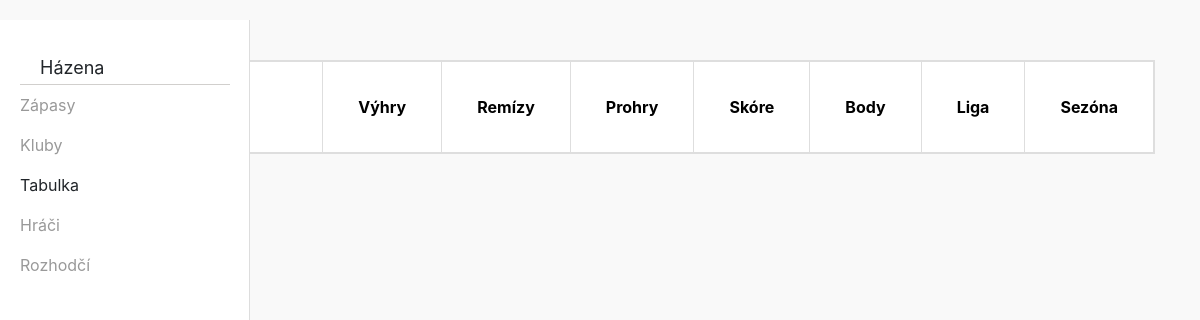
The app's page /tabulka/, older data.
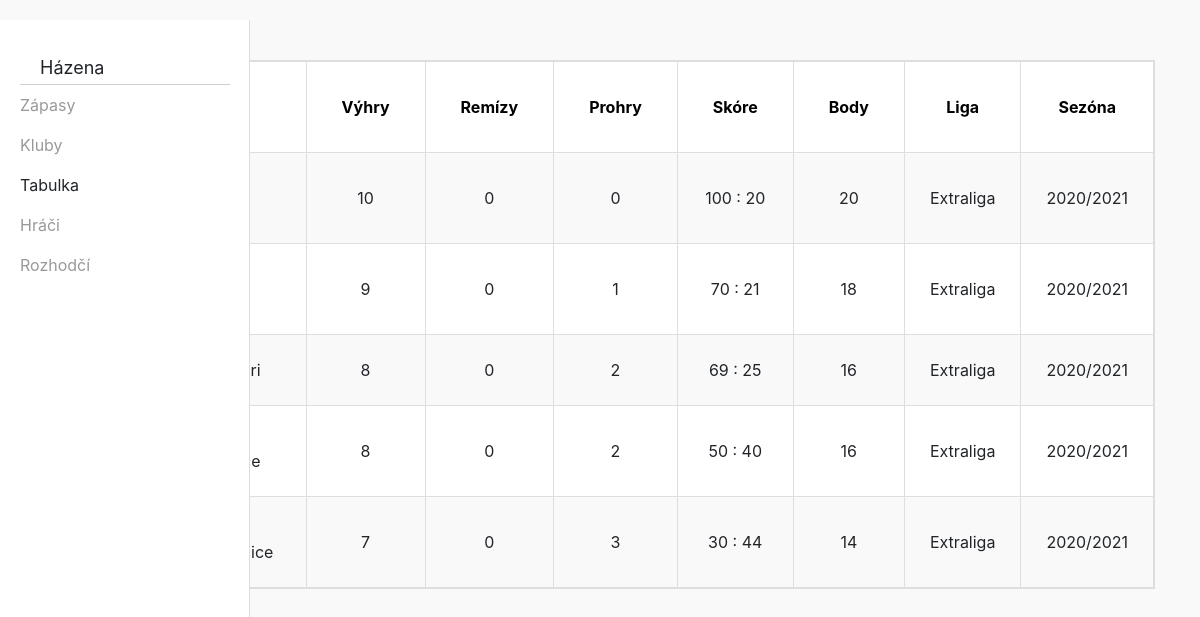
The same page, newer data.
### HazenaIS/models.py (models this page shows, shortened)
class Vysledky(models.Model):
    body = models.IntegerField()
    vyhry = models.IntegerField()
    remizy = models.IntegerField()
    prohry = models.IntegerField()
    vstrelene_branky = models.IntegerField()
    utrzene_branky = models.IntegerField()
    sezona = models.ForeignKey('Sezona', on_delete=models.RESTRICT)
    klub = models.ForeignKey('Klub', on_delete=models.RESTRICT)

class Sezona(models.Model):
    nazev_sezony = models.CharField(max_length=25)
    nazev_ligy = models.CharField(max_length=50)

### HazenaIS/views.py (the view)
# urls.py: path('tabulka/',HazenaIS.views.tabulka, name='tabulka'),
def tabulka(request):
    t = Vysledky.objects.all()
    return render(request, 'tabulka.html', {'tabulka':t})

### HazenaIS/models.py (called while the page is built)
    def __str__(self):
        return self.nazev_klubu

### templates/tabulka.html (shortened to what this page needs)
{% load static %}
<html lang="en">
    <head>
        <link href="//maxcdn.bootstrapcdn.com/bootstrap/4.0.0/css/bootstrap.min.css" rel="stylesheet" id="bootstrap-css">
        <link rel="stylesheet" type="text/css" href="{% static 'css/tabulka.css' %}"/>
        <link rel="stylesheet" type="text/css" href="{% static 'css/menu.css' %}"/>
    </head>
    <body>
        <div id="sidebar-wrapper">
            <ul class="sidebar-nav">
                <li class="sidebar-brand">
                        Házena
                </li>
                <li>
                    <a href="{% url 'zapasy' %}">Zápasy</a>
                </li>
                <li>
                    <a href="{% url 'kluby' %}">Kluby</a>
                </li>
                <li>
                    Tabulka
                </li>
                <li>
                    <a href="{% url 'hraci' %}">Hráči</a>
                </li>
                <li>
                    <a href="{% url 'rozhodci' %}">Rozhodčí</a>
                </li>
            </ul>
        </div>
        <div id="page-content-wrapper">
      <section class="content-info">
        <div class="container paddings-mini">
            <div class="row">
                <div class="col-lg-12">
                    <table class="table-striped table-responsive table-hover result-point">
                        <thead class="point-table-head">
                            <tr>
                                <th class="text-center">Pořadí</th>
                                <th class="text-left">Klub</th>
                                <th class="text-center">Výhry</th>
                                <th class="text-center">Remízy</th>
                                <th class="text-center">Prohry</th>
                                <th class="text-center">Skóre</th>
                                <th class="text-center">Body</th>
                                <th class="text-center">Liga</th>
                                <th class="text-center">Sezóna</th>
                            </tr>
                        </thead>
                        <tbody class="text-center">
                            {% for t in tabulka %}
                            <tr>
                                <td>{{t.id}}</td>
                                <td class="text-left">{{t.klub}} </td>
                                <td>{{t.vyhry}}</td>
                                <td>{{t.remizy}}</td>
                                <td>{{t.prohry}}</td>
                                <td>{{t.vstrelene_branky}} : {{t.utrzene_branky}}</td>
                                <td>{{t.body}}</td>
                                <td>{{t.sezona.nazev_ligy}}</td>
                                <td>{{t.sezona.nazev_sezony}}</td>
                            </tr>
                            {% endfor %}
                        </tbody>
                    </table>
                </div>
            </div>
        </div>
    </section>
</div>
    </body>
</html>

Row changes from the older to the newer data that the page shows:
added Vysledky: vyhry "10", remizy "0", prohry "0", vstrelene_branky "100", utrzene_branky "20", body "20", sezona.nazev_ligy "Extraliga", sezona.nazev_sezony "2020/2021"
added Vysledky: vyhry "9", remizy "0", prohry "1", vstrelene_branky "70", utrzene_branky "21", body "18", sezona.nazev_ligy "Extraliga", sezona.nazev_sezony "2020/2021"
added Vysledky: vyhry "8", remizy "0", prohry "2", vstrelene_branky "69", utrzene_branky "25", body "16", sezona.nazev_ligy "Extraliga", sezona.nazev_sezony "2020/2021"
added Vysledky: vyhry "8", remizy "0", prohry "2", vstrelene_branky "50", utrzene_branky "40", body "16", sezona.nazev_ligy "Extraliga", sezona.nazev_sezony "2020/2021"
added Vysledky: vyhry "7", remizy "0", prohry "3", vstrelene_branky "30", utrzene_branky "44", body "14", sezona.nazev_ligy "Extraliga", sezona.nazev_sezony "2020/2021"
